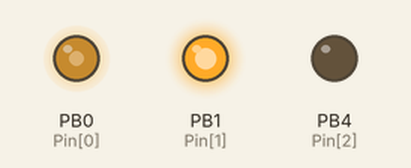
The sketch below on a simulated ATtiny85, built with avr-gcc and run on an emulated ATtiny85. Shown: output pins drawn as LEDs (lit = HIGH).

Above: at 0.1 s.
Timing chart, 0 to 1.6 s (numbered marks = the images above):
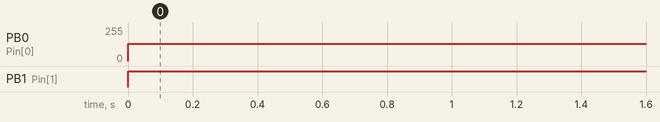

The sketch:

attiny85Example.ino
```cpp
/* This program is for an ATtiny85. It receives one pwm signal and sends out a
 * constant pwm signal from one of three pins (used to toggle one of three leds
 * in this case).
 *
 * The odd constants part with *Port[] configures the ATtiny to send fast
 * pwm signals from output pins 0, 1, and 4. This is necessary because
 * only pins 0 and 1 are pwm-capable without this special config.
 *
 * PWM config code from http://www.technoblogy.com/show?LE0
 * Interrupt code stolen from Alex's DBF 2019-20 code
 *
 *
 *  Pins for ATtiny85
 *   - Numbers in the box are the physical locations of
 *     the pins on the chip, NOT THE VALUES IN SOFTWARE
 *   - Labels outside the box are the pin names in software. Ex:
 *     pinMode(2, OUTPUT) sets Pin 2 (A1) as an output pin, NOT Pin 3
 *
 *              ATtiny85
 *              --------
 *  Reset      | 1    8 | VCC (1.8-5.5V)
 *  Pin 3 (A3) | 2    7 | Pin 2 (A1)
 *  Pin 4 (A2) | 3    6 | Pin 1
 *  GND        | 4    5 | Pin 0
 *              --------
 */

#include <EnableInterrupt.h>

// PWM INPUT PIN
const uint8_t RC_IN = 2;

// INTERRUPT VARIABLES
uint32_t rc_start;
uint16_t rc_value; // microseconds

// returns signal N if { SIG_N-1 < X < SIG_N } where X is received pwm signal (us)
const int SIGNAL_1 = 700;
const int SIGNAL_2 = 1400;
const int SIGNAL_3 = 2000; // unnecessary, but nice to have

// ATtiny85 OUTPUT VARIABLES
const int Pin[] = {0, 1, 4}; // led 1, 2, 3
const int LED_1 = 0;
const int LED_2 = 2;
const int LED_3 = 1;
volatile uint8_t* Port[] = {&OCR0A, &OCR0B, &OCR1B}; // pwms

// tracks which led should turn on
uint8_t led;


void setup() {

  pinMode(RC_IN, INPUT);
  enableInterrupt(RC_IN, calc_input, CHANGE);

  // setup for led PWMs
  pinMode(Pin[LED_1], OUTPUT);
  pinMode(Pin[LED_2], OUTPUT);
  pinMode(Pin[LED_3], OUTPUT);
  // Configure counter/timer0 for fast PWM on PB0 and PB1
  TCCR0A = 3<<COM0A0 | 3<<COM0B0 | 3<<WGM00;
  TCCR0B = 0<<WGM02 | 3<<CS00; // Optional; already set
  // Configure counter/timer1 for fast PWM on PB4
  GTCCR = 1<<PWM1B | 3<<COM1B0;
  TCCR1 = 3<<COM1A0 | 7<<CS10;

}


const int INTENSITY = 128; // 0-255 value for how bright leds are
void loop() {
  for (int i = 0; i < 3; i++) {
    if (i == led) {        // turn on correct led
      pwmWrite(i, INTENSITY);
    } else {               // turn off all other leds
      pwmWrite(i, 0);
    }
  }
}


// Replaces analogWrite, but usage is the same
// intensity is 0-255; 255 is full brightness
void pwmWrite (int led, int intensity) {
  *Port[led] = 255 - intensity;
}


// generic Interrupt Service Routine - thank you Alex
// Tracks time starting from when signal rises to when it falls,
// then sets rc_value to that interval in microseconds and says
// which led to turn on
void calc_input() {
  if (digitalRead(RC_IN) == HIGH) {
    rc_start = micros();
  } else {
    uint16_t rc_compare = (uint16_t)(micros() - rc_start);
    rc_value = rc_compare;
    if (rc_value < 200 || rc_compare > 2200) { // no pwm signal
      led = -1; // all off
    } else if (rc_value < SIGNAL_1) {
      led = LED_1;
    } else if (rc_value < SIGNAL_2) {
      led = LED_2;
    } else { // rc_value < SIGNAL_3
      led = LED_3;
    }
  }
}
```

Measured:
- by itself, PB0 (Pin[0]): 0/255 → 128/255 at 0.00 s
- by itself, PB1 (Pin[1]): LOW → HIGH at 0.00 s
